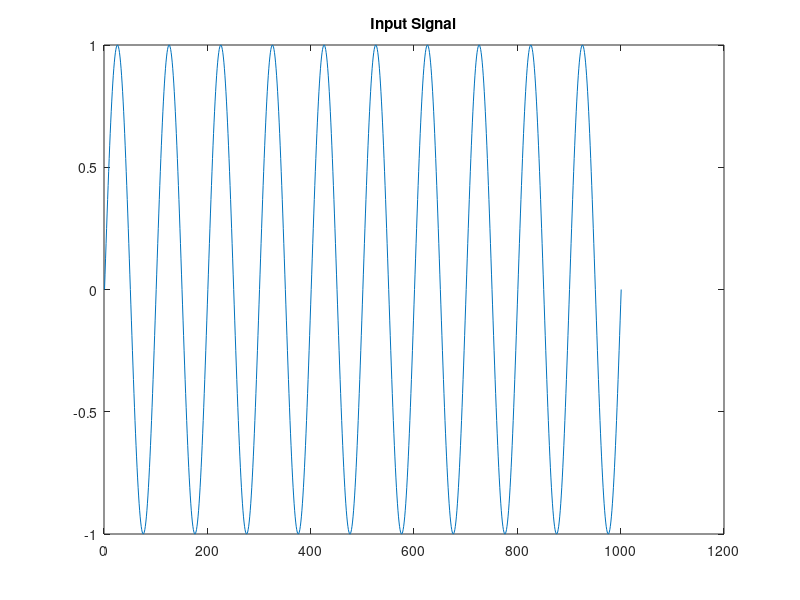

Reproduce this figure in MATLAB.
% periodic_signal.m - periodic signal with 10 cycles
% EECE 4510 / 5510 - Marquette University
%
% Fred J. Frigo
% Sep-2019

ff = 10;     % desired frequency in Hz
dur = 1.0;   % duration of the waveform in seconds

tt = 0:1/(100*ff):dur; %-- gives 100 samples per period
xx = sin(2*pi*ff*tt);

figure();
plot( xx );
title('Input Signal');
